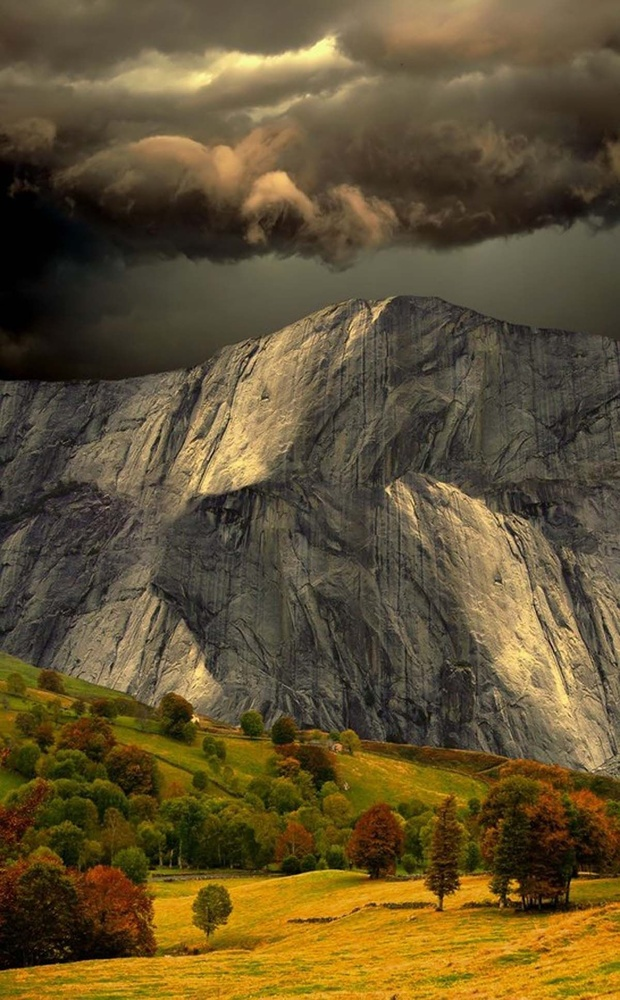
#> input picture mt.jpg, 620 x 1000 px, shrunk from 1200 x 1934 before the run
$ jupyter execute hw_0418.ipynb
#> lines starting #> are read from the running program, lines starting #| are printed output that depends on the picture
[cell 1]
from skimage import io,data
import matplotlib.pyplot as plt
import numpy as np

img=io.imread('mt.jpg')
#> img is the input picture: shape (1000, 620, 3); mean R, G, B 98.6, 82.4, 48.9
rows,cols,dims=img.shape
#> rows = 1000; cols = 620; dims = 3

row1 = int(rows/2)
#> row1 = 500
img1 = np.uint8(np.zeros((rows,cols,3)))
img2 = np.uint8(np.zeros((rows,cols,3)))
img3 = np.uint8(np.zeros((rows,cols,3)))
img4=img.copy()
col4 = int(cols/2)
#> col4 = 310

img5=img.copy()

row6 = int(rows/3)
#> row6 = 333
col6 = int(cols/3)
#> col6 = 206
img6 = np.uint8(np.zeros((row6,col6,3)))

row7 = int(rows*2)
#> row7 = 2000
col7 = int(cols*2)
#> col7 = 1240
img7 = np.uint8(np.zeros((row7,col7,3)))
img8 = np.uint8(np.zeros((cols,rows,3)))
img9 = np.uint8(np.zeros((rows,cols,3)))
plt.figure(num='mt',figsize=(12,12))

plt.subplot(3,3,5)
plt.title('origin image')
plt.imshow(img5)

for i in range(0,row1):
    for j in range(0,cols):
        for k in range(0,3):
            img1[i,j,k] = img[rows-row1+i,j,k]
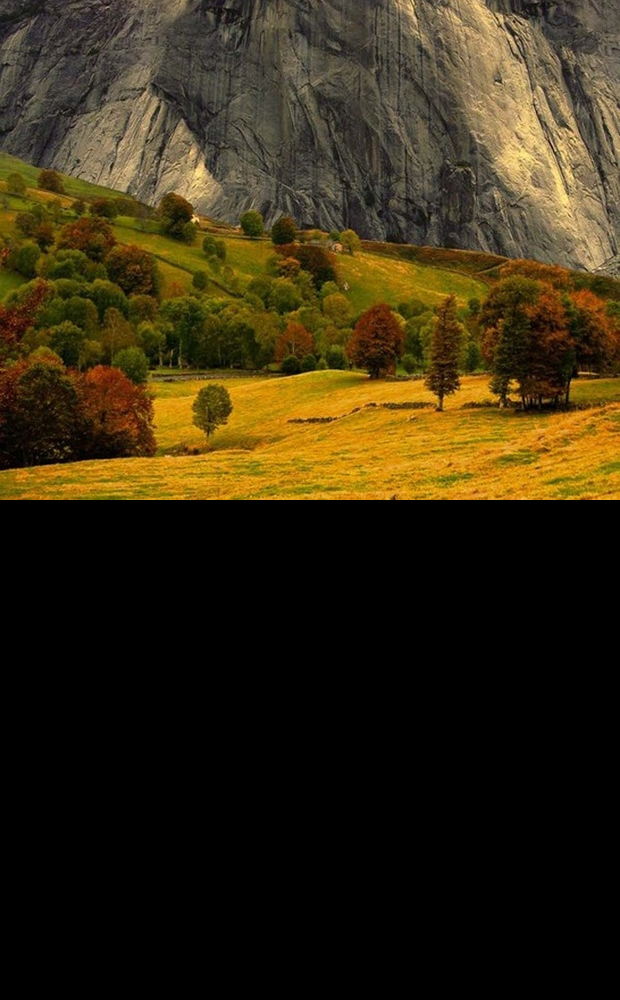
#> img1: shape (1000, 620, 3); mean R, G, B 53.4, 42.6, 18.9

for i in range(row1,rows):
    for j in range(0,cols):
        for k in range(0,3):
            img1[i,j,k] = img[i,j,k]
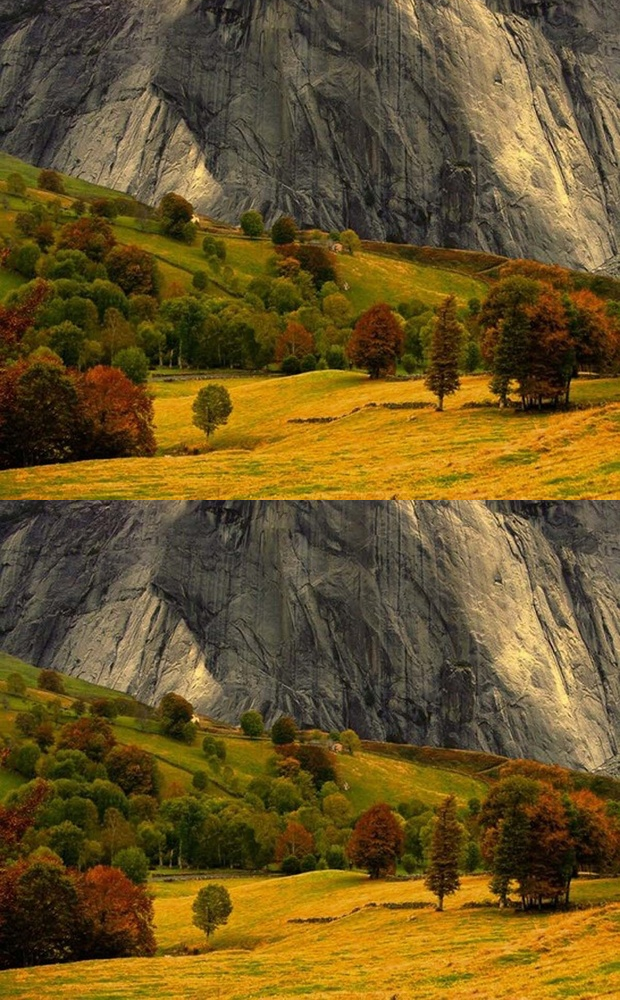
#> img1: shape (1000, 620, 3); mean R, G, B 106.8, 85.2, 37.9
plt.subplot(3,3,1)
plt.title('half down')
plt.imshow(img1)


#magnify 4 times
for i in range(0,rows):
    for j in range(0,cols):
        for k in range(0,3):
            for l in range(2*i,2*(i+1)):
                for m in range(2*j,2*(j+1)):
                    img7[l,m,k] = img[i,j,k]
plt.subplot(3,3,7)
plt.title('magnify 2 times')
plt.imshow(img7)

#rotate right 90 degree
for i in range(0,rows):
    for j in range(0,cols):
        for k in range(0,3):
            img8[j,rows-1-i,k] = img[i,j,k]
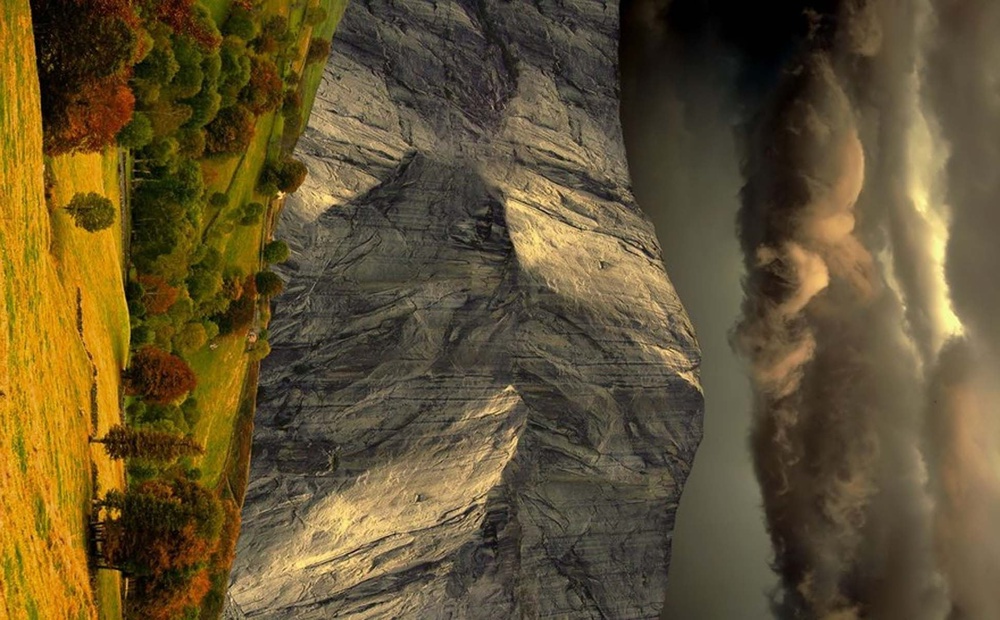
#> img8: shape (620, 1000, 3); mean R, G, B 98.6, 82.4, 48.9
plt.subplot(3,3,8)
plt.title('rotate right 90')
plt.imshow(img8)

#decrease to 1/3
for i in range(0,row6):
    for j in range(0,col6):
        for k in range(0,3):
            sum = 0
            for l in range(0,3):
                for m in range(0,3):
                    sum = sum + img[3*i+l,3*j+m,k]
                img6[i,j,k] = np.uint8(sum/9)
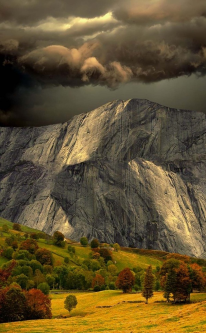
#> img6: shape (333, 206, 3); mean R, G, B 98.1, 81.9, 48.5
plt.subplot(3,3,6)
plt.title('decrease 1/3')
plt.imshow(img6)

#half left
for i in range(0,rows):
    for j in range(0,col4):
        for k in range(0,3):
            img4[i,j,k] = img4[i,j,k]

for i in range(0,rows):
    for j in range(col4,cols):
        for k in range(0,3):
            img4[i,j,k] = img4[i,j-col4,k]
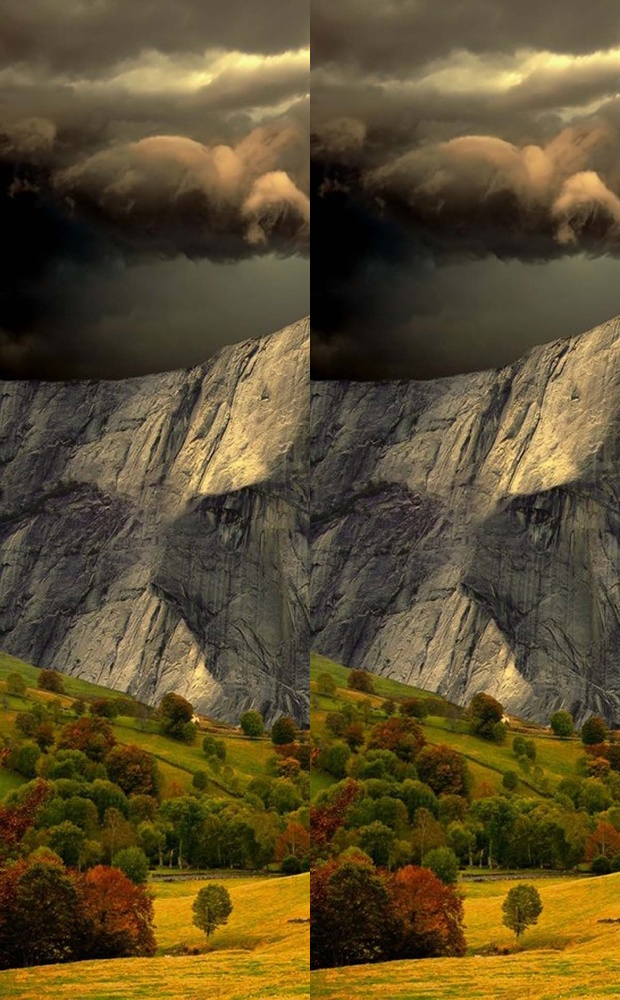
#> img4: shape (1000, 620, 3); mean R, G, B 93.1, 78.3, 45.8
plt.subplot(3,3,4)
plt.title('half left')
plt.imshow(img4)

#mirror leftright
for i in range(0,rows):
    for j in range(0,cols):
        for k in range(0,3):
            img3[i,j,k] = img[i,cols-1-j,k]
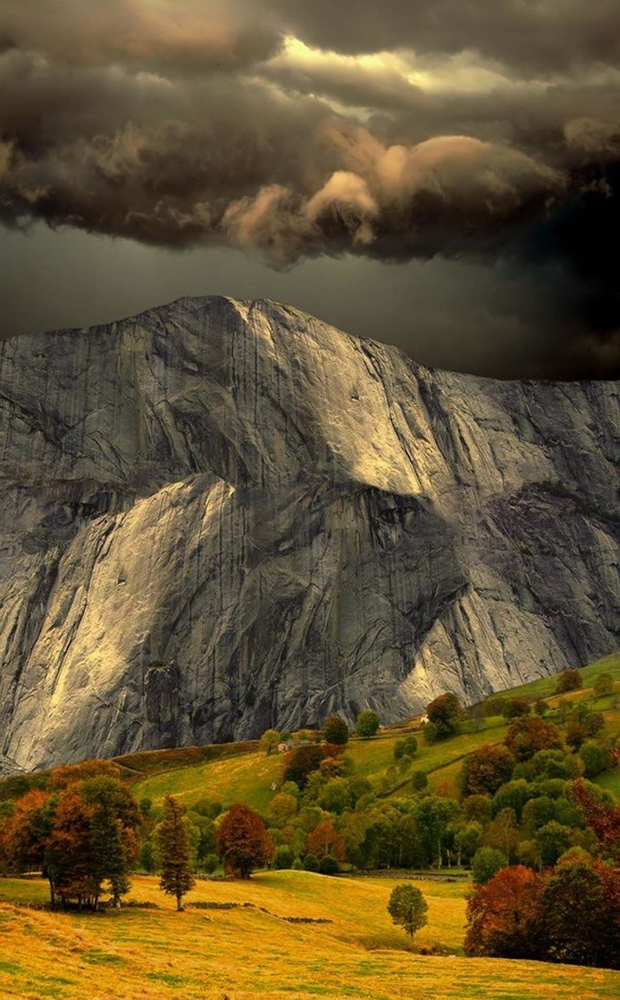
#> img3: shape (1000, 620, 3); mean R, G, B 98.6, 82.4, 48.9
plt.subplot(3,3,3)
plt.title('mirror leftright')
plt.imshow(img3)
io.imsave('mirrorleftright.jpg',img3)

#mirror updown
for i in range(0,rows):
    for j in range(0,cols):
        for k in range(0,3):
            img2[i,j,k] = img[rows-1-i,j,k]
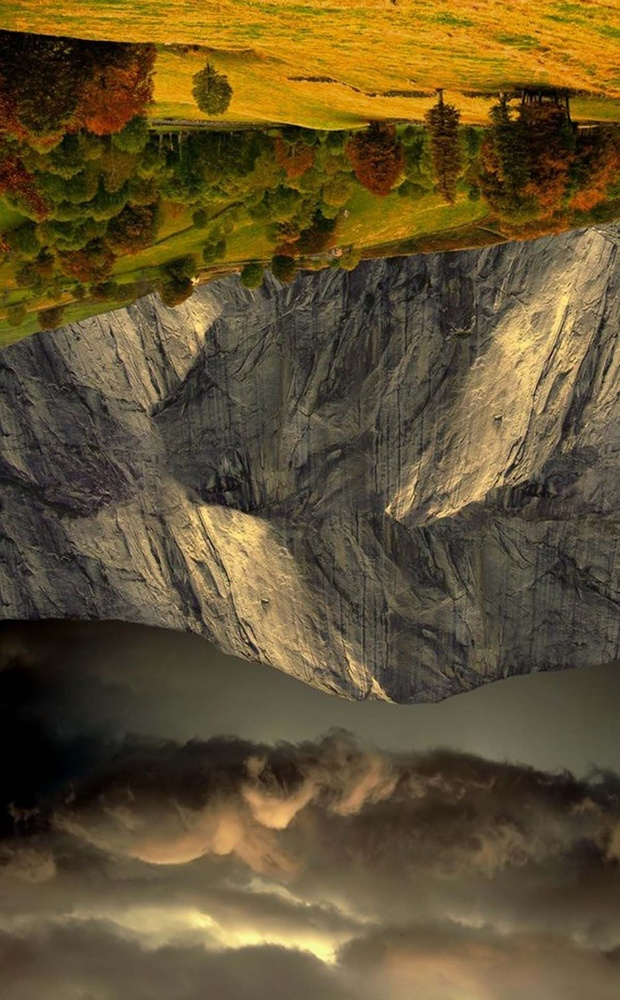
#> img2: shape (1000, 620, 3); mean R, G, B 98.6, 82.4, 48.9
plt.subplot(3,3,2)
plt.title('mirror updown')
plt.imshow(img2)

#rotate 180 degree
for i in range(0,rows):
    for j in range(0,cols):
        for k in range(0,3):
            img9[rows-1-i,cols-1-j,k] = img[i,j,k]
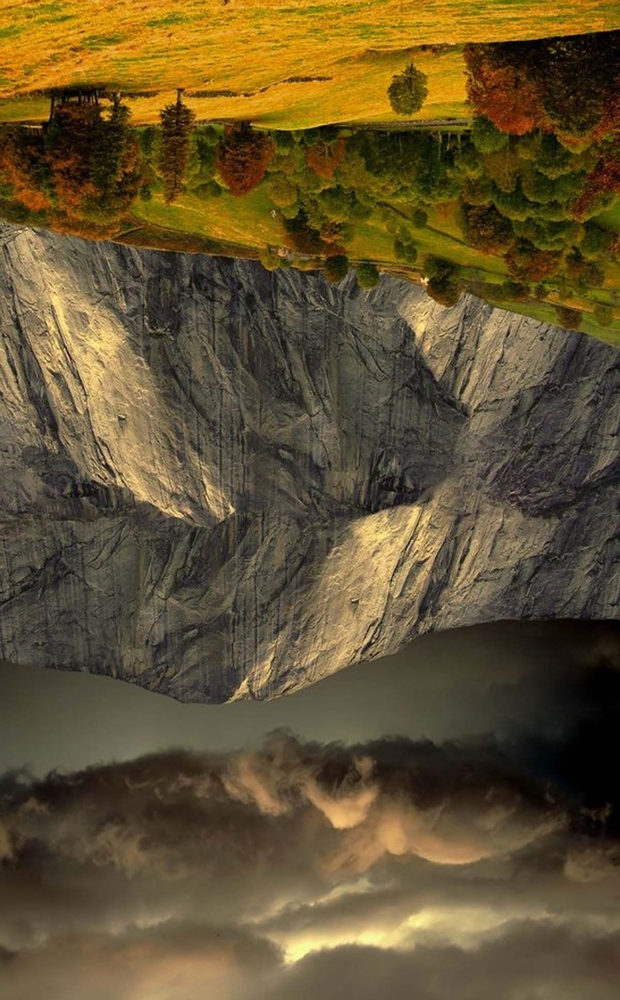
#> img9: shape (1000, 620, 3); mean R, G, B 98.6, 82.4, 48.9
plt.subplot(3,3,9)
plt.title('rotate 180')
plt.imshow(img9)
plt.show()

$ run again, with python_pic.jpg copied over mt.jpg
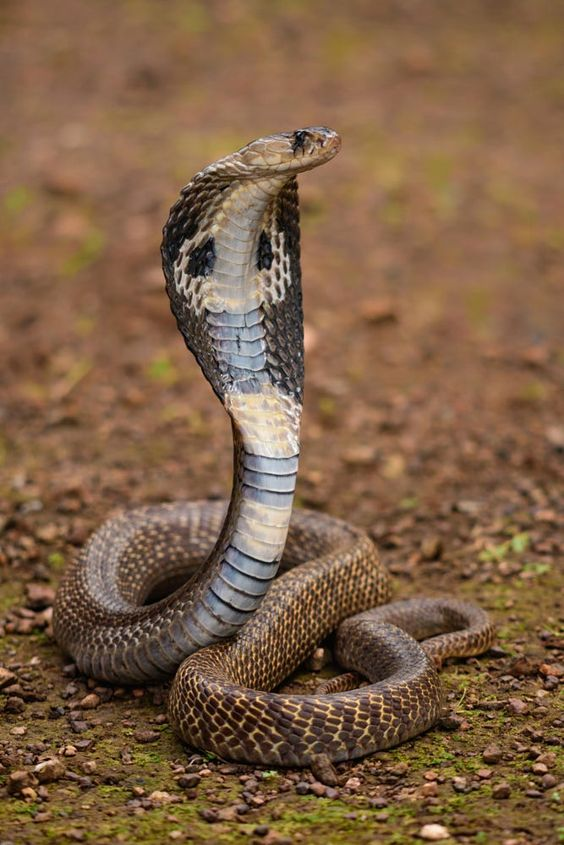
#> input picture python_pic.jpg, 564 x 845 px
#> img is the input picture: shape (845, 564, 3); mean R, G, B 127.1, 97, 70
#> after the loop `for i in range(0,rows):`:
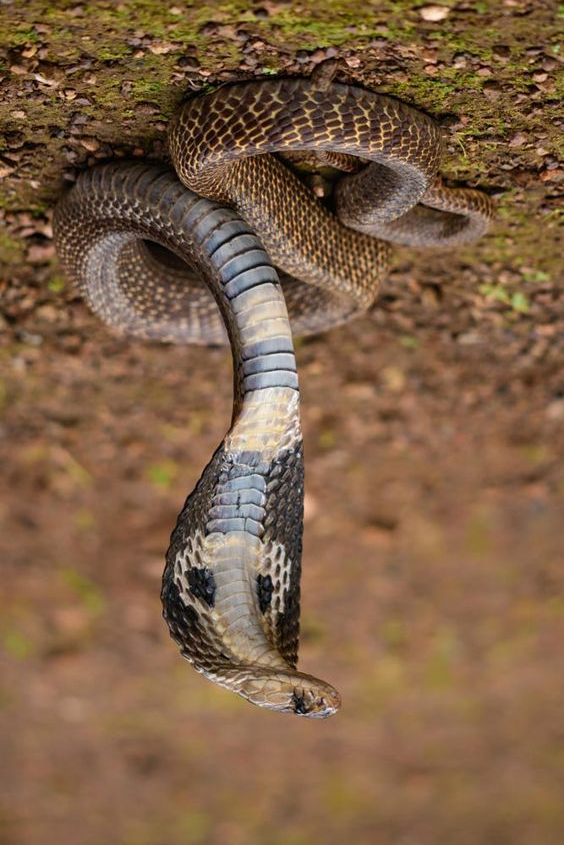
#> img2: shape (845, 564, 3); mean R, G, B 127.1, 97, 70
#> after the loop `for i in range(0,rows):`:
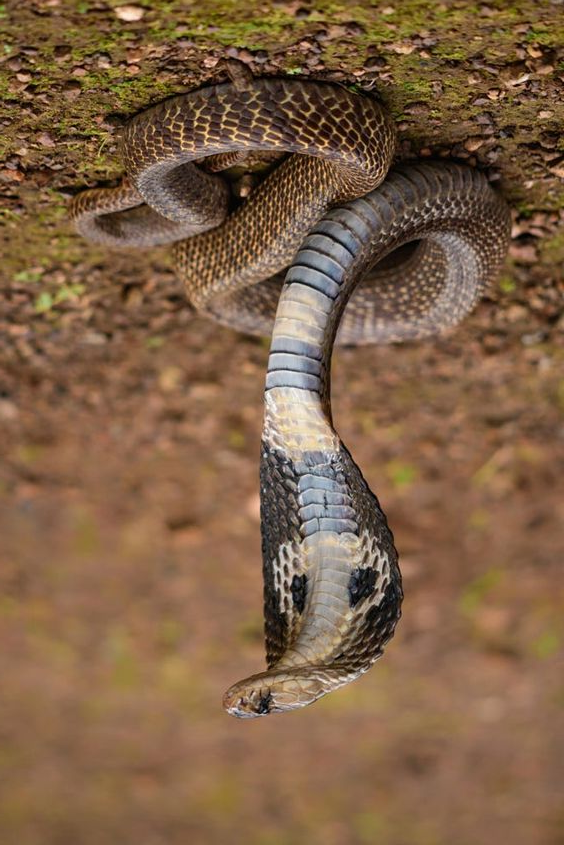
#> img9: shape (845, 564, 3); mean R, G, B 127.1, 97, 70
